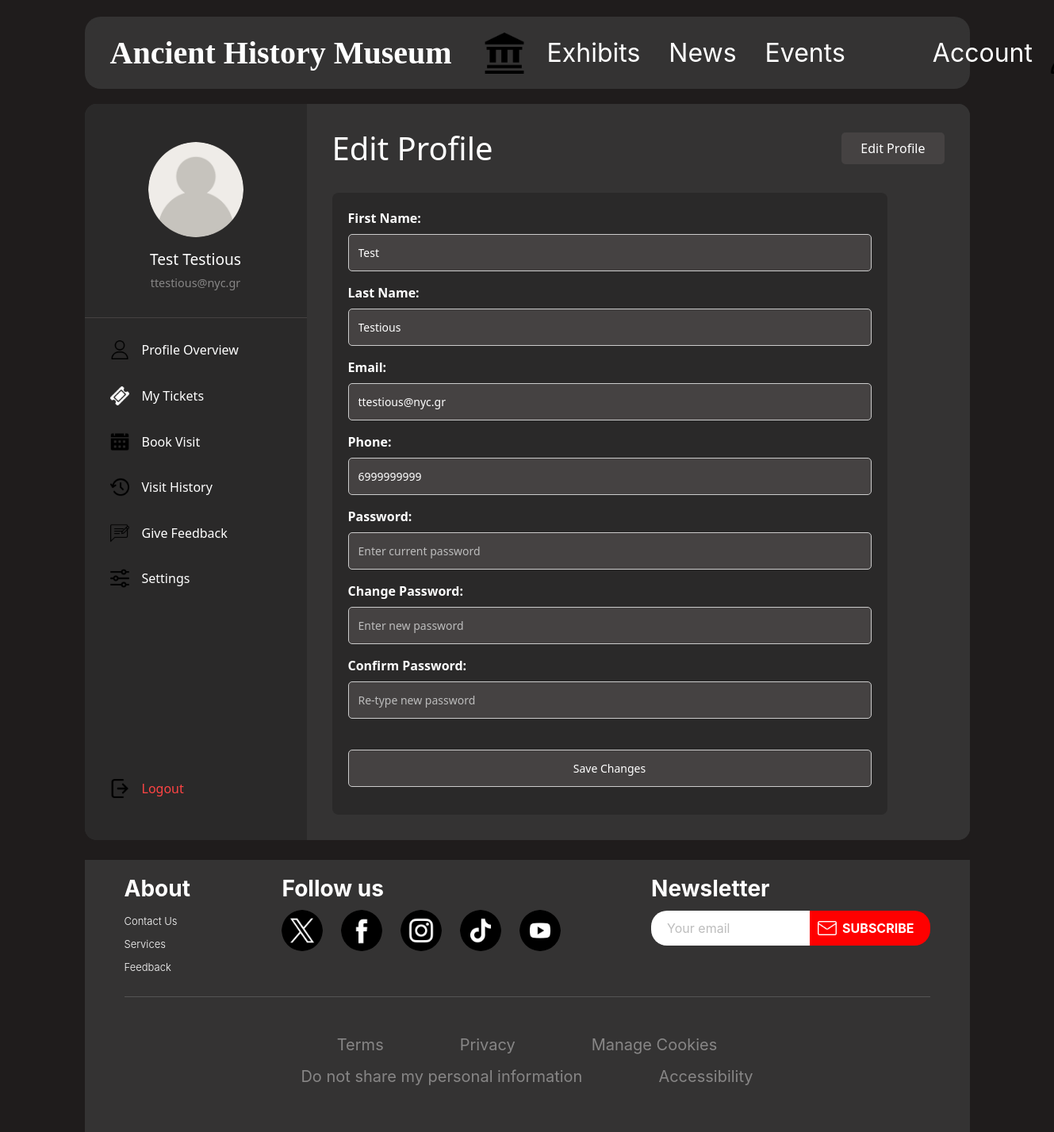
/profile/edit (signed in), run on the app's committed database.
### server.py (models this page shows)
class User(UserMixin, db.Model):
    id = db.Column(db.Integer, primary_key=True)
    first_name = db.Column(db.String(150), nullable=False)
    last_name = db.Column(db.String(150), nullable=False)
    email = db.Column(db.String(120), unique=True, nullable=False)
    phone = db.Column(db.String(10), unique=True, nullable=False)
    password = db.Column(db.String(200), nullable=False)
    role = db.Column(db.String(20), nullable=False, default='visitor')
    tickets = db.relationship('Ticket', back_populates='visitor')
    feedbacks = db.relationship('Feedback', back_populates='visitor')

### server.py (the view, shortened to what this page needs)
@app.route("/profile/edit", methods=['GET', 'POST'])
@login_required
def edit_profile():
    user = User.query.get(current_user.id)
    return render_template('edit_profile.html', user=user)

### server.py (called while the page is built)
@login_manager.user_loader
def load_user(user_id):
    return User.query.get(int(user_id))

### templates/edit_profile.html (shortened to what this page needs)
{% extends 'profile.html' %}
{% block section %}Edit Profile{% endblock %}
{% block page_css %}
    {{ super() }}
    <link rel="stylesheet" href="/static/css/edit_profile.css">
{% endblock %}
{% block option %}
    <form method="post" action="/profile/edit" class="profile-form">
        <label for="first-name">First Name:</label>
        <input type="text" name="first-name" value="{{ user.first_name }}" placeholder="Change first name" required><br>
        <label for="last-name">Last Name:</label>
        <input type="text" name="last-name" value="{{ user.last_name }}" placeholder="Change last name" required><br>
        <label for="email">Email:</label>
        <input type="email" name="email" value="{{ user.email }}" placeholder="Change email" required><br>
        <label for="phone">Phone:</label>
        <input type="tel" name="phone" value="{{ user.phone }}" placeholder="Change phone" required><br>
        <label for="password">Password:</label>
        <input type="password" name="password" placeholder="Enter current password" required><br>
        <label for="new-password">Change Password:</label>
        <input type="password" name="new-password" placeholder="Enter new password"><br>
        <label for="confirm-password">Confirm Password:</label>
        <input type="password" name="confirm-password" placeholder="Re-type new password"><br><br>
        <button type="submit">Save Changes</button>
    </form>
{% endblock %}

### templates/profile.html (shortened to what this page needs)
{% extends 'base.html' %}
{% block page_css %}
<link rel="stylesheet" href="/static/css/profile.css">
{% endblock %}
{% block content %}
<div class="container profile-main">
    <div class="profile-container">
        <div class="sidebar">
            <div class="user-info">
                <div class="profile-image">
                    <img src="/static/images/icons/empty profile.png">
                </div>
                <h3 class="user-name">{{ current_user.first_name}} {{ current_user.last_name}}</h3>
                <p class="user-email">{{ current_user.email }}</p>
            </div>
            <nav class="profile-nav">
                <a href="/profile/overview" class="active">
                    <img src="/static/images/icons/user.png">
                    Profile Overview
                </a>
                <a href="/profile/tickets">
                    <img src="/static/images/icons/ticket.png">
                    My Tickets
                </a>
                <a href="/profile/book/visit">
                    <img src="/static/images/icons/calendar.png">
                    Book Visit
                </a>
                <a href="/profile/history">
                    <img src="/static/images/icons/history.png">
                    Visit History
                </a>
                <a href="/profile/add/feedback">
                    <img src="/static/images/icons/feedback.png">
                    Give Feedback
                </a>
                <a href="/profile/settings">
                    <img src="/static/images/icons/settings.png">
                    Settings
                </a>
                <a href="/logout" class="logout">
                    <img src="/static/images/icons/logout.png">
                    Logout
                </a>
            </nav>
        </div>
        <div class="content-area">
            <div class="profile-header">
                <h1>{% block section %}{% endblock %}</h1>
                <button class="btn btn-edit" onclick="window.location.href='/profile/edit'">Edit Profile</button>
            </div>
            {% block option %}{% endblock %}
        </div>
    </div>
</div>
{% endblock %}

### static/css/base.css (style rules this page uses)
body { background-color: #1F1C1C; }

### static/css/profile.css (style rules this page uses)
.profile-main { margin-top: 40px; margin-bottom: 25px; }
.profile-container { display: flex; background-color: #343333; border-radius: 15px; overflow: hidden; min-height: 80vh; }
.sidebar { width: 280px; background-color: #2a2929; padding: 2rem 0; display: flex; flex-direction: column; }
.user-info { text-align: center; padding: 1rem; border-bottom: 1px solid #454242; margin-bottom: 1rem; }
.profile-image { position: relative; width: 120px; height: 120px; margin: 0 auto 1rem; border-radius: 50%; overflow: hidden; }
.profile-image img { width: 100%; height: 100%; object-fit: cover; }
.user-name { color: #ffffff; font-size: 1.2rem; margin-bottom: 0.5rem; }
.user-email { color: #878686; font-size: 0.9rem; }
.profile-nav { display: flex; flex-direction: column; flex-grow: 1; padding: 0 1rem; }
.profile-nav a { display: flex; align-items: center; padding: 0.8rem 1rem; color: #ffffff; text-decoration: none; border-radius: 8px; margin-bottom: 0.5rem; transition: background-color 0.3s; }
.profile-nav a img { width: 24px; height: 24px; margin-right: 1rem; }
.profile-nav .logout { margin-top: auto; color: #ff4444; }
.content-area { flex: 1; padding: 2rem; background-color: #343333; }
.profile-header { display: flex; justify-content: space-between; align-items: center; margin-bottom: 2rem; }
.profile-header h1 { color: #ffffff; margin: 0; }
.btn-edit { background-color: #454242; color: white; border: none; padding: 0.5rem 1.5rem; border-radius: 5px; cursor: pointer; transition: background-color 0.3s; }

### static/css/edit_profile.css (style rules this page uses)
.profile-form { max-width: 700px; padding: 20px; border-radius: 8px; background-color: #2a2929; margin-top: 30px; }
label { display: block; margin-bottom: 8px; font-weight: bold; color: #ffffff; }
.profile-form input, .profile-form button[type="submit"], textarea { width: 100%; padding: 12px; margin-bottom: 15px; border: 1px solid #ccc; border-radius: 5px; box-sizing: border-box; font-size: 14px; background-color: #454242; color: #ffffff; }
::placeholder { color: #bdbdbd; }

### data on the page
User: first_name "Test", last_name "Testious", email "ttestious@nyc.gr", first-name "Test", last-name "Testious", phone "6999999999"
